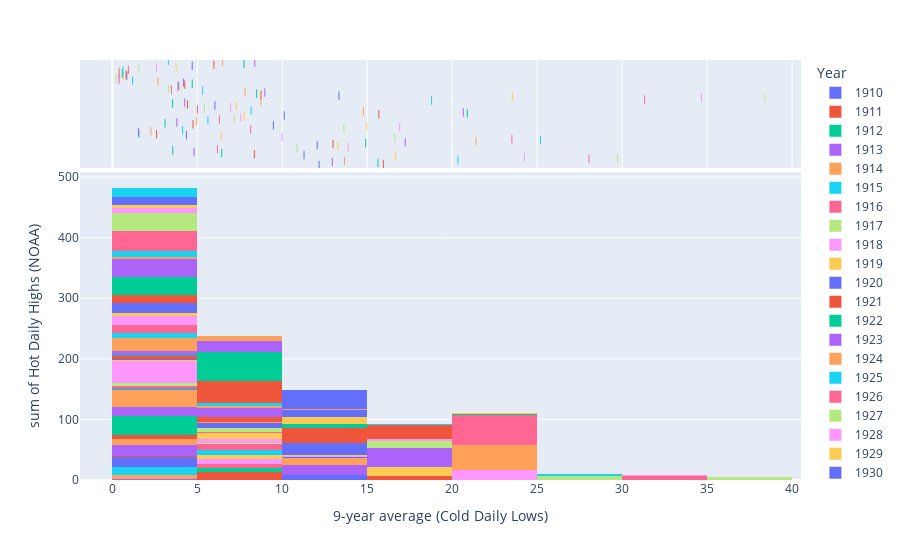

Here is the notebook cell this chart was saved with:
### Code cell
fig = px.histogram(data, x="9-year average (Cold Daily Lows)", y="Hot Daily Highs (NOAA)", marginal="rug",color ="Year")
fig.show()
